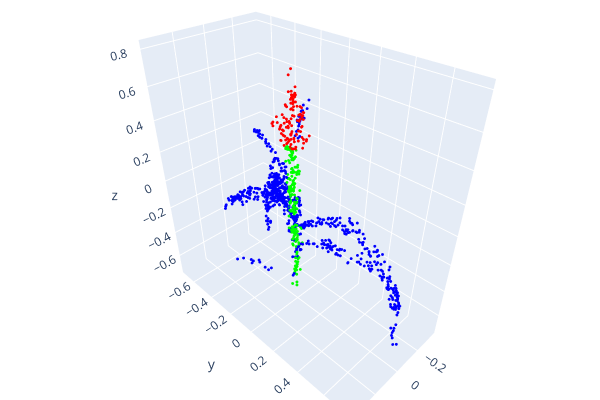

Notebook source saved alongside this figure:
### Code cell
idx = 5
visualize_data(train_pointclouds[idx],train_pointclouds_labels[idx])

### Figure 1 — Plotly figure (JSON) as saved in the notebook; plotly's stock layout.template omitted (floating-point values rounded to 4 significant figures; data arrays with more than 128 entries replaced by an {"elided": "..."} marker saying what was removed)
{"data": [{"marker": {"color": {"elided": "1000x3 float values"}, "size": 1}, "mode": "markers", "type": "scatter3d", "x": {"elided": "1000 float values"}, "y": {"elided": "1000 float values"}, "z": {"elided": "1000 float values"}}], "layout": {"height": 400, "margin": {"b": 0, "l": 0, "r": 0, "t": 0}, "scene": {"camera": {"center": {"x": 0, "y": 0, "z": 0}, "up": {"x": 0, "y": 0, "z": 1}}}, "showlegend": false, "width": 600}}
